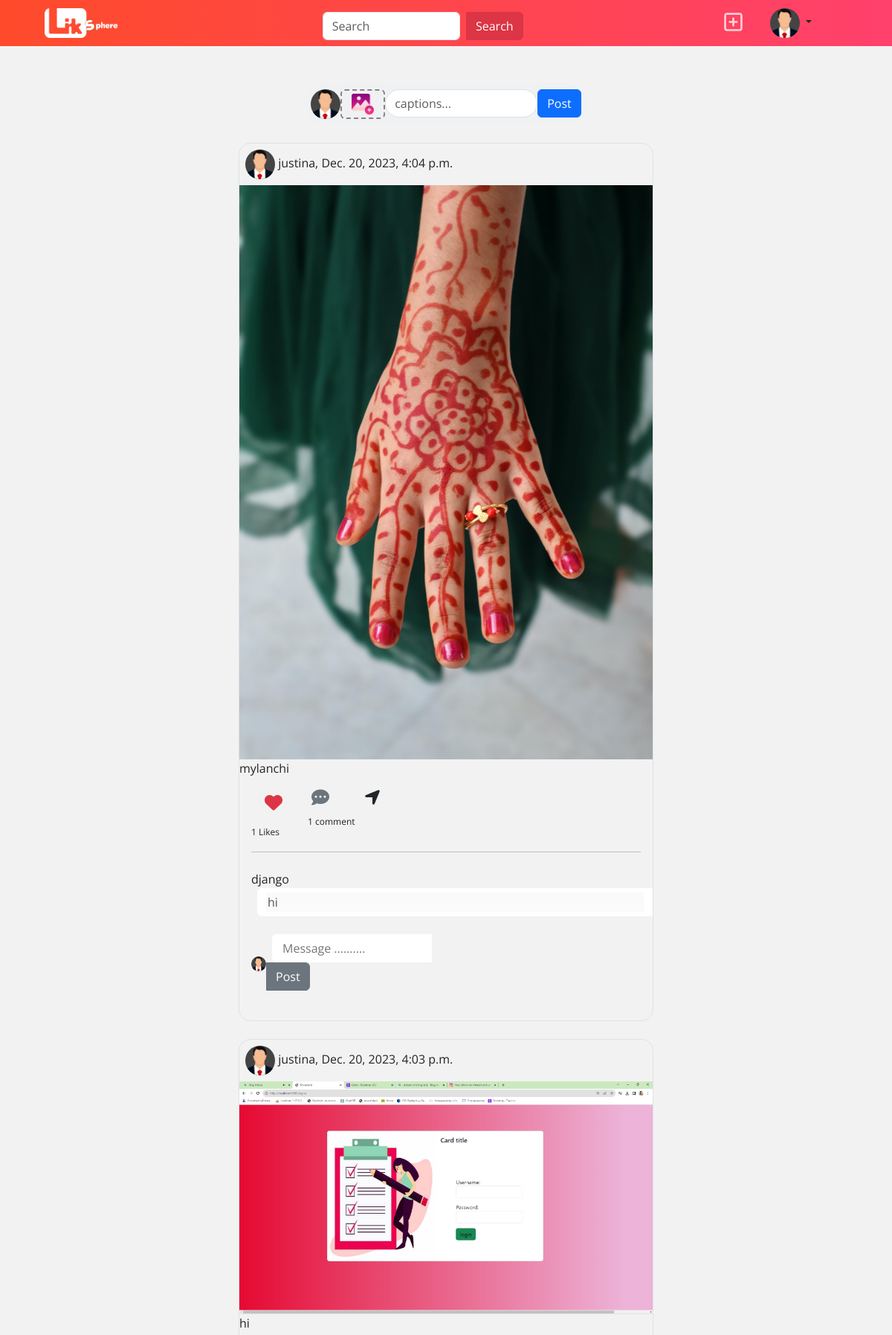
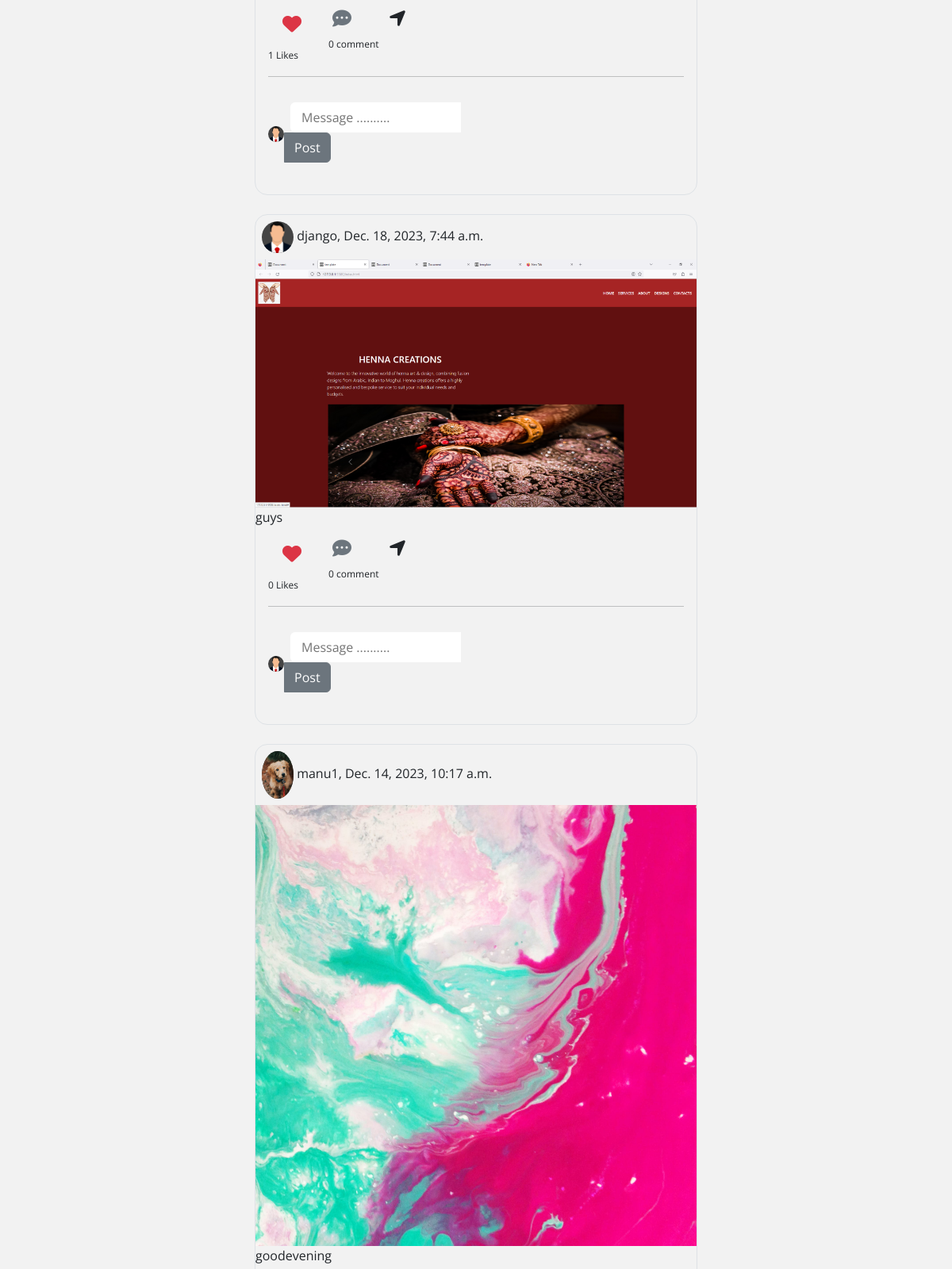
The app's page /index/ (signed in, upper part) with its own data (2 pictures, top to bottom).
### socialapp/models.py (models this page shows, shortened)
class Posts(models.Model):
    user=models.ForeignKey(User,on_delete=models.CASCADE,related_name="userpost")
    title=models.CharField(max_length=200)
    post_image=models.ImageField(upload_to="posters",null=True,blank=True)
    created_date=models.DateTimeField(auto_now_add=True)
    liked_by=models.ManyToManyField(User,related_name="post_like")

class Comments(models.Model):
    user=models.ForeignKey(User,related_name="comments",on_delete=models.CASCADE)
    text=models.CharField(max_length=200)
    created_date=models.DateTimeField(auto_now_add=True)
    post=models.ForeignKey(Posts,related_name="post_comments",on_delete=models.CASCADE)

class UserProfile(models.Model):
    user=models.OneToOneField(User,on_delete=models.CASCADE,related_name="profile",null=True)
    address=models.CharField(max_length=200,null=True)
    phone=models.CharField(max_length=200,null=True)
    profile_pic=models.ImageField(upload_to="profilepics",null=True,blank=True)#null is for data base and blank is for form so that it will not be included in form
    dob=models.DateField(null=True)
    bio=models.CharField(max_length=200,null=True)
    following=models.ManyToManyField("self",related_name="followed_by",symmetrical=False,null=True)#there is no need of someone to follow back
    block=models.ManyToManyField("self",related_name="blocked", symmetrical=False,null=True)
    def __str__(self):
        return self.user.username #we are goimg from userprofile to usermodel ie to print the profile name

### socialapp/views.py (the view, shortened to what this page needs)
# urls.py: path("index/",views.IndexView.as_view(),name="index"),
@method_decorator(decs,name="dispatch")
class IndexView(CreateView,ListView):
    template_name = "index.html"
    form_class=PostForm
    model=Posts
    context_object_name="data"
    def get_queryset(self):
        blockedprofiles=self.request.user.profile.block.all()#the profiles blocked by logined user
        blocked_profiles_id=[pr.user.id  for pr in blockedprofiles]
        print(blocked_profiles_id)
        qs=Posts.objects.all().exclude(user__id__in=blocked_profiles_id).order_by("-created_date")
        return qs
    def get_context_data(self,**kwargs):
        context = super().get_context_data(**kwargs)
        current_date=timezone.now()
        context["stories"]=stories.objects.filter(expiry_date__gte=current_date)
        return context

### socialapp/forms.py
class PostForm(forms.ModelForm):
    class Meta:
        model=Posts
        fields=["title","post_image"]

### socialapp/templates/index.html (shortened to what this page needs)
<!DOCTYPE html>
{%load static%}
<html lang="en">
<head>
    <link href="https://cdn.jsdelivr.net/npm/bootstrap@5.3.2/dist/css/bootstrap.min.css" rel="stylesheet">
    <link rel="stylesheet" href="https://cdnjs.cloudflare.com/ajax/libs/font-awesome/6.5.1/css/all.min.css"/>
    <link rel="stylesheet" href="{%static 'socialapp/css/index.css'%}">
</head>
<body>
    <nav class="navbar fixed-top  p-0" style="	background: #FF416C;
	background: -webkit-linear-gradient(to right, #FF4B2B, #FF416C);
	background: linear-gradient(to right, #FF4B2B, #FF416C);" >
        <div class="container-fluid">
          <a class="navbar-brand" href="#">
            <img src="{%static 'socialapp/images/linkspherena.png'%}" alt="Logo" width="100" height="h-auto" class="ms-5">
          </a>
            <div class="container mt-3 w-50 mb-2">
                <div class="row justify-content-center">
                <div class="col-lg-6">
                    <form class="d-flex">
                    <input class="form-control me-2" type="search" placeholder="Search" aria-label="Search">
                    <button class="btn btn-danger rounded-start-0" type="submit">Search</button>
                    </form>
                </div>
                </div>
            </div>
                <button class="btn" data-bs-toggle="modal" data-bs-target="#exampleModal">
                    <i class="fa-regular fa-square-plus me-4 fs-3 text-white opacity-75"></i>
                </button>
        <div class="dropdown nav-item mr-lg-4" style="margin-right: 6em;">
            <a href="#" data-toggle="dropdown" class="nav-link dropdown-toggle">
                {%if request.user.profile.profile_pic%}
                    <img class="profile-small" src="{{request.user.profile.profile_pic.url}}" alt="Avatar">
                {%else%}
                    <img class="profile-small" src="{%static 'socialapp/images/profilepic.png'%}" alt="Avatar">
                {%endif%}
            </a>
        </div>
    </nav>
    <div class="container d-flex flex-column justify-content-center align-items-center mt-5">
        <form action="" method="post" enctype="multipart/form-data">
            <div class="container rounded-pill post p-2 mt-3 d-flex justify-content-evenly">
                <div class="">
                {%if request.user.profile.profile_pic%}
                <img class="profile-small" src="{{request.user.profile.profile_pic.url}}" alt="Avatar">
                {%else%}
                <img class="profile-small" src="{%static 'socialapp/images/profilepic.png'%}" alt="Avatar">
                {%endif%}
                </div>
                <div class="">
                    <label class="upload d-flex justify-content-center align-items-center" style="width: 60px;" for="file"><img src="{%static 'socialapp/images/upload.png'%}" style="width: 30px;" alt=""></label>
                </div>
                <div class="">
                    <input class="form-control rounded-pill" type="text" name="title" id="" placeholder="captions...">
                </div>
                <div class="">
                    <button class="btn btn-primary" type="submit">Post</button>
                </div>
            </div>
        </form>
       {%for post in data%}
       <div class="border border-1 rounded-4 mt-4 w-50">
        <div class="ms-2 mt-2 mb-2">
          {%if post.user.profile.profile_pic%}
            <img class="profile-small" src="{{post.user.profile.profile_pic.url}}" alt="Avatar">
            {%else%}
            <img class="profile-small" src="{%static 'socialapp/images/profilepic.png'%}" alt="Avatar">
            {%endif%}
            {{post.user}}, {{post.created_date}}
        </div>
        <div>
           {%if post.post_image%}
           <img src="{{post.post_image.url}}" class="h-auto w-100" alt="">
           {%endif%}
           {{post.title}}
        </div>
        <div class="ms-2 mt-2 mb-2 d-flex align-items-start">
            <form action="{%url 'like' post.id %}" method="post" class="d-flex">
               {%if request.user in post.liked_by.all%}
            <div class="d-block flex-column">
                <div>
                    <button type="submit" name="action" class="btn" value="dislike"><i class="fa-solid fa-heart-crack fs-4 text-danger btn"></i></button>
                </div>
            </div>
                {%else%}
                <div class="d-block flex-column">
                    <div>
                       <button type="submit" name="action"class="btn" value="like"> <i class="fa-solid fa-heart fs-4 text-danger btn"></i></button>
                    </div>
                    <span class="ms-2 spa">{{post.liked_by.all.count}} Likes</span>
                </div>
               {%endif%}
            </form>
            <div class="d-block flex-column">
                <div>
                    <i class="fa-solid fa-comment-dots fs-4 text-secondary btn"></i>
                </div>
                <div>
                    <span class="ms-2 spa">{{post.post_comments.all.count}} comment</span>
                </div>
            </div>
            <div class="d-block flex-column">
                <div>
                    <i class="fa-solid fa-location-arrow fs-4 btn"></i>
                </div>
            </div>
        </div>
        <hr class="ms-3 me-3">
        {%for c in post.post_comments.all%}
        <div class="p-2 ms-2">
            <div>
               {%if c.user.profile.profile_pic%}
               {{c.user.profile}}
                 <img class="profile-xsmall" src="{{c.user.profile.profile_pic.url}}" alt="">
               {%else%}
                 {{c.user.profile}}
               {%endif%}
            </div>
            <div class="ms-2 comment form-control rounded-end-0 border-0">
                <input type="text" name=""  value="{{c.text}}"disabled id="" placeholder="Message .........." class="border-0 w-100">
            </div>
        </div>
        {%endfor%}
        <div class="d-flex align-items-center mb-4 p-3">
            <div>
                <img class="profile-xsmall" src="{%static 'images/profilepic.png'%}" alt="">
            </div>
           <form action="{%url 'comment' post.id%}" method="post">
            <div class="ms-2 comment form-control rounded-end-0 border-0">
                <input type="text" name="text" id="" placeholder="Message .........." class="border-0 w-100">
            </div>
            <div>
                <button class="btn btn-secondary rounded-start-0" type="submit">Post</button>
            </div>
        </div>
    </div>
        {%endfor%}
    </div>
</body>
</html>

### socialapp/static/socialapp/css/index.css (style rules this page uses)
body { background: #f2f2f2; font-family: 'Open Sans', sans-serif; }
.profile-small { width:40px; border-radius: 50%; background-color: rgb(68, 68, 68); }
.profile-xsmall { width:20px; border-radius: 50%; background-color: rgb(68, 68, 68); }
.spa { font-size: 12px; }
.upload { height: 100%; width: 100%; border-radius: 6px; border: 2px dashed #888383; }
.post { background-color: #f0f1f2; }

### records on screen
Posts: user "justina", created_date "Dec. 20, 2023, 4:04 p.m.", post_image (picture), title "mylanchi", liked_by.all.count "1", post_comments.all.count "1"
Comments: user.profile "django", text "hi"
Posts: user "justina", created_date "Dec. 20, 2023, 4:03 p.m.", post_image (picture), title "hi", liked_by.all.count "1", post_comments.all.count "0"
Posts: user "django", created_date "Dec. 18, 2023, 7:44 a.m.", post_image (picture), title "guys", liked_by.all.count "0", post_comments.all.count "0"
Posts: user.profile.profile_pic (picture), user "manu1", created_date "Dec. 14, 2023, 10:17 a.m.", post_image (picture), title "goodevening"
